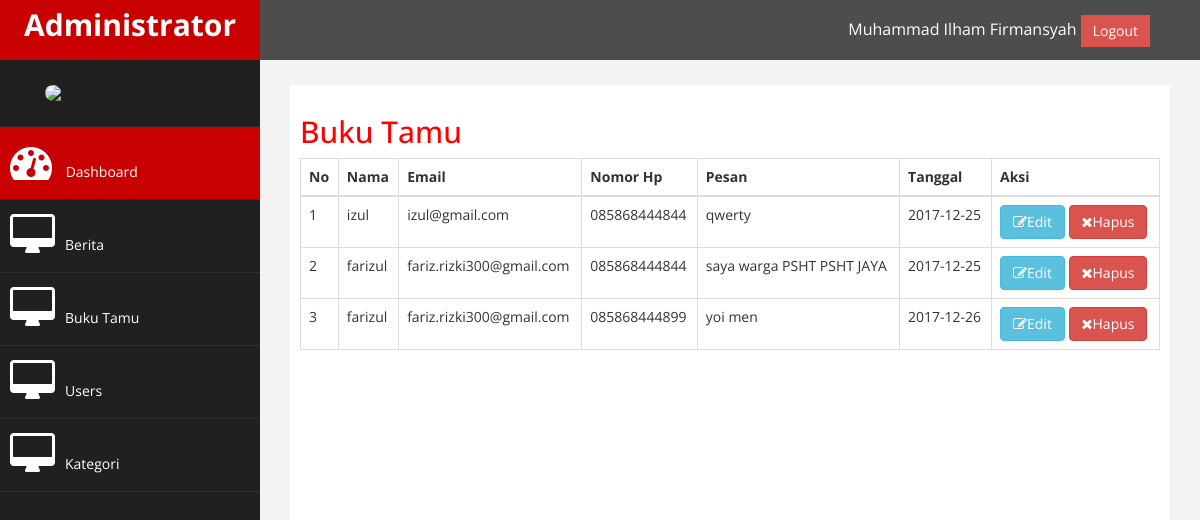
The page /admin/index.php?halaman=bukutamu (signed in) on the database its author committed.
### tables this page shows
CREATE TABLE IF NOT EXISTS `bukutamu` (
  `id` int(11) NOT NULL AUTO_INCREMENT,
  `nama` varchar(50) NOT NULL,
  `email` varchar(50) DEFAULT NULL,
  `no_hp` varchar(12) DEFAULT NULL,
  `pesan` text,
  `tanggal` date DEFAULT NULL,
  PRIMARY KEY (`id`)
);

### admin/konek.php (called while the page is built, shortened)
<?php
class bukutamu{
	function tampil_bukutamu(){
		$ambil = mysql_query("SELECT * FROM bukutamu");
		if(mysql_num_rows($ambil)>0){
			while($a = mysql_fetch_assoc($ambil))
				$data[] = $a;
			return $data;
		}else{
			echo "buku tamu tidak ada";
		}
	}
}
$bukutamu = new bukutamu();
 ?>

### admin/bukutamu.php (the view, shortened to what this page needs)
<h2>Buku Tamu</h2>
<table class="table table-hover table-bordered">
	<thead>
		<tr>
			<th>No</th>
			<th>Nama</th>
			<th>Email</th>
			<th>Nomor Hp</th>
			<th>Pesan</th>
			<th>Tanggal</th>
			<th>Aksi</th>
		</tr>
	</thead>
	<tbody>
		<?php
			$no = 1;
			$buku = $bukutamu->tampil_bukutamu();
			foreach ($buku as $tamu) {
		 ?>
		<tr>
			<td><?php echo $no; ?></td>
			<td><?php echo $tamu['nama']; ?></td>
			<td><?php echo $tamu['email']; ?></td>
			<td><?php echo $tamu['no_hp']; ?></td>
			<td align="justify"><?php echo $tamu['pesan']; ?></td>
			<td><?php echo $tamu['tanggal']; ?></td>
			<td>
				<a class="btn btn-info" href="index.php?halaman=ubahbukutamu&idbuku=<?php echo $tamu['id']; ?>"><i class="fa fa-edit"></i>Edit</a>
				<a class="btn btn-danger" href="index.php?halaman=bukutamu&aksi=hapus&idbuku=<?php echo $tamu['id']; ?>"><i class="fa fa-remove"></i>Hapus</a>
			</td>
		</tr>
		<?php $no++; } ?>
	</tbody>
</table>

### admin/index.php (shortened to what this page needs)
<?php
include 'konek.php';
 ?>
<!DOCTYPE html>
<html xmlns="http://www.w3.org/1999/xhtml">
<head>
    <link href="assets/css/bootstrap.css" rel="stylesheet" />
    <link href="assets/css/font-awesome.css" rel="stylesheet" />
    <link href="assets/js/morris/morris-0.4.3.min.css" rel="stylesheet" />
    <link href="assets/css/custom.css" rel="stylesheet" />
</head>
<body>
    <div id="wrapper">
        <nav class="navbar navbar-default navbar-cls-top " role="navigation" style="margin-bottom: 0">
            <div class="navbar-header">
                <a class="navbar-brand" href="index.php">Administrator</a>
            </div>
  <div style="color: white;
padding: 15px 50px 5px 50px;
float: right;
font-size: 16px;"> Muhammad Ilham Firmansyah <a href="index.php?aksi=logout" class="btn btn-danger square-btn-adjust">Logout</a> </div>
        </nav>
                <nav class="navbar-default navbar-side" role="navigation">
            <div class="sidebar-collapse">
                <ul class="nav" id="main-menu">
				<li class="text-center">
                    <img src="assets/img/user.png" class="user-image img-responsive"/>
					</li>
                    <li>
                        <a class="active-menu"  href="index.php"><i class="fa fa-dashboard fa-3x"></i> Dashboard</a>
                    </li>
                     <li>
                        <a  href="index.php?halaman=berita"><i class="fa fa-desktop fa-3x"></i>Berita</a>
                    </li>
                    <li>
                        <a  href="index.php?halaman=bukutamu"><i class="fa fa-desktop fa-3x"></i>Buku Tamu</a>
                    </li>
                     <li>
                        <a  href="index.php?halaman=user"><i class="fa fa-desktop fa-3x"></i>Users</a>
                    </li>
                    <li>
                        <a  href="index.php?halaman=kategori"><i class="fa fa-desktop fa-3x"></i>Kategori</a>
                    </li>
                </ul>
            </div>
        </nav>
        <div id="page-wrapper" >
            <div id="page-inner">
                <?php
                    if(isset($_GET['halaman'])){
                    if ($_GET['halaman']=='berita') {
                        include 'berita.php';
                    }elseif ($_GET['halaman']=='bukutamu') {
                        include 'bukutamu.php';
                    }elseif ($_GET['halaman']=='user') {
                        include 'user.php';
                    }elseif ($_GET['halaman']=='kategori') {
                        include 'kategori.php';
                    }elseif ($_GET['halaman']=='tambahberita') {
                      include 'tambahberita.php';
                    }elseif ($_GET['halaman']=='ubahberita') {
                      include 'ubahberita.php';
                    }elseif ($_GET['halaman']=='ubahuser') {
                      include 'ubahuser.php';
                    }elseif ($_GET['halaman']=='ubahbukutamu') {
                      include 'ubahbukutamu.php';
                    }
                    }
                    else{
                        include 'home.php';
                    }
                 ?>
            </div>
            </div>
        </div>
</body>
</html>

### admin/assets/css/custom.css (style rules this page uses)
body { font-family: 'Open Sans', sans-serif; }
#wrapper { width: 100%; background:#202020; }
#page-wrapper { padding: 15px 15px; min-height: 600px; background:#F3F3F3; }
#page-inner { width:100%; margin:10px 20px 10px 0px; background-color:#fff!important; padding:10px; min-height:1200px; }
.text-center { text-align:center; }
h2 { color: #f00; }
.square-btn-adjust { border: 0px solid transparent; -webkit-border-radius: 0px; -moz-border-radius: 0px; border-radius: 0px; }
.user-image { margin: 25px auto; -webkit-border-radius: 10px; -moz-border-radius: 10px; border-radius: 10px; max-height:170px; max-width:170px; }
.navbar-cls-top .navbar-brand { color: #fff; background: #C90000; width: 260px; text-align: center; height: 60px; font-size: 30px; font-weight: 700; }
.active-menu { background-color:#C90000!important; }
.sidebar-collapse , .sidebar-collapse .nav { background:none; }
.sidebar-collapse .nav { padding:0; }
.sidebar-collapse .nav > li > a { color:#fff; background:#202020; text-shadow:none; }
.sidebar-collapse > .nav > li > a { padding:15px 10px; }
.sidebar-collapse > .nav > li { border-bottom: 1px solid rgba(107, 108, 109, 0.19); }
.navbar-side { border:none; background-color: #202020; }
.navbar-cls-top { background:#4D4D4D; border-bottom:none; }
.navbar-default { border:0px solid black; }
.navbar-header { background: #A70303; }
.nav > li > a > i { margin-right:10px; }
@media (min-width:768px) { #page-wrapper { margin: 0 0 0 260px; padding: 15px 30px; min-height: 1200px; } }
@media (min-width:768px) { .navbar-side { z-index: 1; position: absolute; width: 260px; } }
@media (min-width:768px) { .navbar { border-radius: 0px; } }

### rows shown on the page
bukutamu: nama "izul", email "izul@gmail.com", no_hp "085868444844", pesan "qwerty", tanggal "2017-12-25"
bukutamu: nama "farizul", email "fariz.rizki300@gmail.com", no_hp "085868444844", pesan "saya warga PSHT PSHT JAYA", tanggal "2017-12-25"
bukutamu: nama "farizul", email "fariz.rizki300@gmail.com", no_hp "085868444899", pesan "yoi men", tanggal "2017-12-26"
